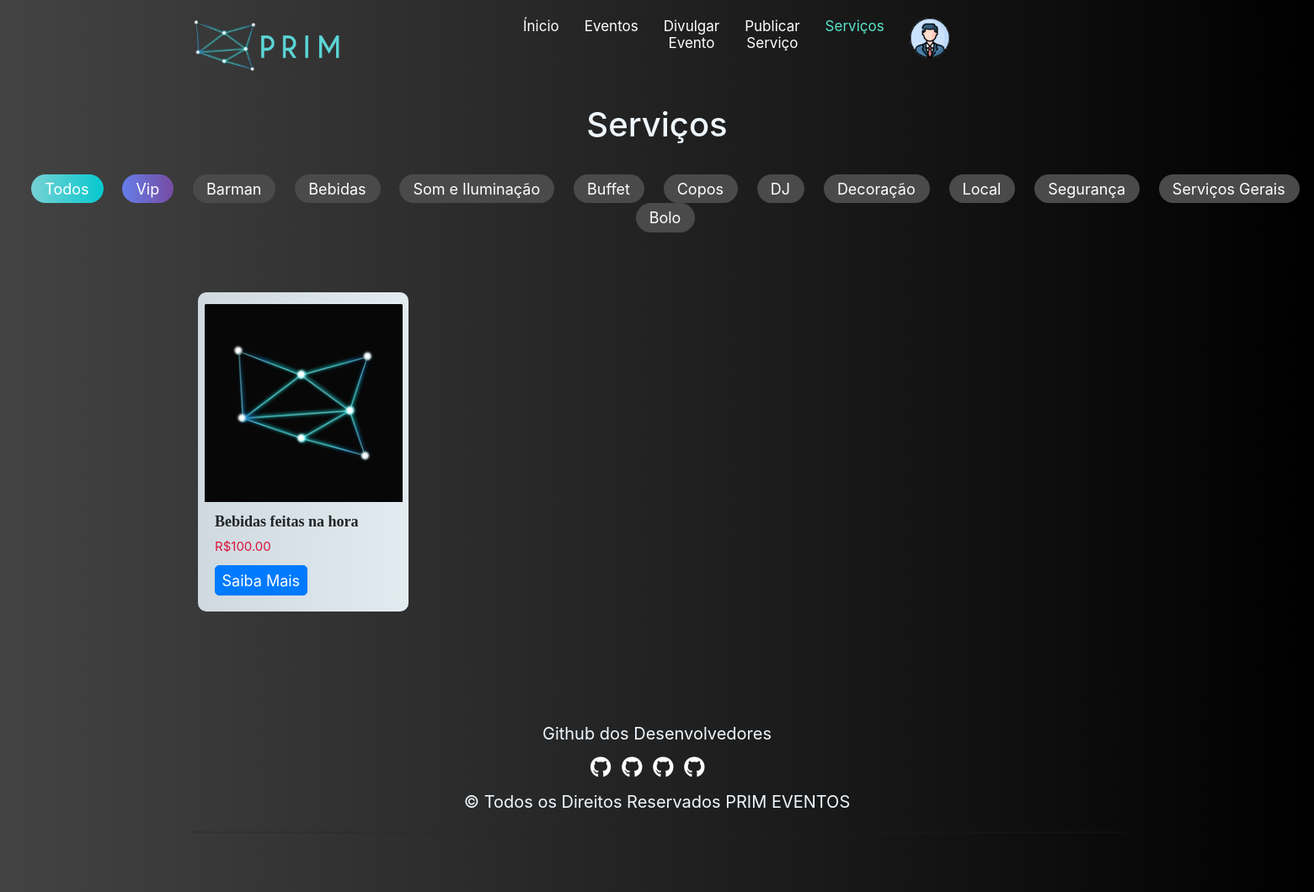
Page /Serviços.php?filtro=2 (signed in) on the committed database.
### tables this page shows
CREATE TABLE IF NOT EXISTS SERVICO(
	ID_SERVICO int NOT NULL AUTO_INCREMENT,
	TITULO_SERVICO varchar(30) NOT NULL,
	DESCRICAO_SERVICO varchar(315),
	LOCALIZACAO_SERVICO char(9) NOT NULL,
	TELEFONE_SERVICO varchar(16) NOT NULL,
	PRECO_SERVICO decimal(7,2) NOT NULL,
	TAXA_SERVICO decimal(5,2) NOT NULL,
	EMAIL_USER varchar(50) NOT NULL,
	ID_CATEGORIA_SERVICO int NOT NULL,
	CONSTRAINT PK_SERVICO PRIMARY KEY (ID_SERVICO),
	CONSTRAINT FK_SERVICO_USUARIO FOREIGN KEY (EMAIL_USER) REFERENCES USUARIO (EMAIL_USER),
	CONSTRAINT FK_SERVICO_CATEGORIA_SERVICO FOREIGN KEY (ID_CATEGORIA_SERVICO) REFERENCES CATEGORIA_SERVICO (ID_CATEGORIA_SERVICO)
)DEFAULT CHARSET=UTF8;

### Serviços.php (the view, shortened to what this page needs)
<?php
include('Backend/conexao.php');
$filtro = isset($_GET['filtro'])?$_GET['filtro']:"";
$SQL = "SELECT TITULO_SERVICO,PRECO_SERVICO,ID_SERVICO FROM SERVICO WHERE ID_CATEGORIA_SERVICO LIKE '$filtro' ORDER BY ID_SERVICO DESC";
$consulta = mysqli_query($conexao, $SQL);
?>
<!DOCTYPE html>
<html lang="en">
<head>
  <link rel="stylesheet" href="style.css">
  <link href="https://cdn.jsdelivr.net/npm/bootstrap@5.0.0/dist/css/bootstrap.min.css" rel="stylesheet">
  <link href="https://cdn.jsdelivr.net/npm/bootstrap@5.0.0-beta3/dist/css/bootstrap.min.css" rel="stylesheet">
  <link href="//maxcdn.bootstrapcdn.com/bootstrap/3.3.0/css/bootstrap.min.css" rel="stylesheet" id="bootstrap-css">
  <link href="//maxcdn.bootstrapcdn.com/bootstrap/4.0.0/css/bootstrap.min.css" rel="stylesheet" id="bootstrap-css">
  <link href="/your-path-to-fontawesome/css/fontawesome.css" rel="stylesheet">
  <link href="/your-path-to-fontawesome/css/brands.css" rel="stylesheet">
  <link href="/your-path-to-fontawesome/css/solid.css" rel="stylesheet">
</head>
<body>
  <div class="container">
    <div class="row">
      <div class="col-4 col-md-2 col-lg-0">
        <img src="Imgs/LogoFULL.png" class="logo">
      </div>
      <div class="col-6 col-md-6 col-sm-6 col-lg-6 menu_area">
        <nav class="navbar navbar-expand-lg ">
          <ul class="navbar-nav me-auto mb-6 mb-lg-0">
            <li class="nav-item">
              <a class="nav-link" href="Prim.php">Ínicio</a>
            </li>
            <li class="nav-item">
              <a class="nav-link" href="Eventos.php">Eventos</a>
            </li>
            <li class="nav-item">
              <a class="nav-link" href="publicarE.php">Divulgar Evento</a>
            </li>
            <li class="nav-item">
              <a class="nav-link" href="publicarS.php">Publicar Serviço</a>
            </li>
            <li class="nav-item">
              <a class="nav-link active" href="Serviços.php">Serviços</a>
            </li>
            <div class="float-right">
              <ul class="navbar-nav align-items-center  ml-auto ml-md-0 ">
                <li class="nav-item dropdown">
                  <a class="nav-link pr-0" href="#" role="button" data-toggle="dropdown" aria-haspopup="true" aria-expanded="false">
                    <div class="media align-items-center">
                      <span class="avatar avatar-sm rounded-circle">
                        <img alt="Image placeholder" src="Imgs/user.png">
                      </span>
                      <div class="media-body  ml-2  d-none d-lg-block">
                      </div>
                    </div>
                  </a>
                </li>
              </ul>
            </div>
      </div>
    </div>
  </div>
  <div>
    <h1 style="font-size:40px;text-align:center;color:aliceblue;"> Serviços
    </h1>
  </div> <br><br>
  <div class="container-fluid">
    <div class="row align-items-start ">
      <div class="text-center">
      <div class="busca" style="margin-bottom:40px;">
        <form method="get">
        <button value="%%" name="filtro" type="submit" style="  margin-top: 0px; background: linear-gradient(90deg, #77d1d4 0%, #05c9cf 100%);" class="btn btn-outline-danger">Todos</button>
        <button value="1" name="filtro" type="submit" style="   background: linear-gradient(90deg, #667EEA 0%, #764BA2 100%);"  class="btn btn-outline-primary"  class="btn btn-outline-danger">Vip</button>
        <button value="2" name="filtro" type="submit" class="btn btn-outline-info">Barman </button>
        <button value="3" name="filtro" type="submit" class="btn btn-outline-info">Bebidas</button>
        <button value="4" name="filtro" type="submit" class="btn btn-outline-info">Som e Iluminação</button>
        <button value="5" name="filtro" type="submit" class="btn btn-outline-info">Buffet</button>
        <button value="6" name="filtro" type="submit" class="btn btn-outline-info">Copos</button>
        <button value="7" name="filtro" type="submit" class="btn btn-outline-info">DJ</button>
        <button value="8" name="filtro" type="submit" class="btn btn-outline-info">Decoração</button>
        <button value="9" name="filtro" type="submit" class="btn btn-outline-info">Local</button>
        <button value="10" name="filtro" type="submit" class="btn btn-outline-info">Segurança</button>
        <button value="11" name="filtro" type="submit" class="btn btn-outline-info">Serviços Gerais</button>
        <button value="12" name="filtro" type="submit" class="btn btn-outline-info">Bolo</button>
        </form>
      </div>
      </div>
    </div>
  </div>
  <br><br>
  <div class="container">
    <div class="row align-items-start">
      <div class="col-12 busca">
      </div>
    </div>
  </div>
  <div class="container">
    <div class="row align-items-start">
      <?php while ($mostraServico = mysqli_fetch_array($consulta)) { ?>
        <div class="card2" style="width: 25rem; margin-bottom:20px; margin-right:7%">
          <img src="Imgs/Card.jpg" class="card-img-top" alt="...">
          <div class="card-body">
            <h5 class="card-title"><Strong> <?php print "$mostraServico[0]"; ?></Strong></h5>
            <p class="card-text">R$<?php print "$mostraServico[1]"; ?></p>
            <form method="post" action="ServicoD.php" >
                <button  value="<?php echo $mostraServico[2]?>" name="servic" type="submit" class="btn btn-primary">Saiba Mais</button>
            </form>
          </div>
        </div>
      <?php } ?>
    </div>
  </div>
  <section id="footer">
    <div class="container">
    <div class="text-center">
      <div class="row">
             <p >Github dos Desenvolvedores</p>
          <ul class="list-unstyled list-inline social text-center">
            <li class="list-inline-item"><a href="https://github.com/RBGoriginal"><i class="fa fa-github"></i></a></li>
            <li class="list-inline-item"><a href="https://github.com/Marcojrr12"><i class="fa fa-github"></i></a></li>
            <li class="list-inline-item"><a href="https://github.com/pedr0santos"><i class="fa fa-github"></i></a></li>
            <li class="list-inline-item"><a href="https://github.com/iagolanaa"><i class="fa fa-github"></i></a></li>
          </ul> <p >© Todos os Direitos Reservados PRIM EVENTOS</p>
        </div>
        <hr>
      </div>
  </section>
</body>
</html>

### style.css (style rules this page uses)
body { background: linear-gradient(90deg, #434343 0%, #202020 100%); }
.menu_area ul li a { color: white; text-decoration: none; font-size: 17px; margin-right: 20px; }
.menu_area { margin-right: 10px; margin-top: 25px; text-align: center; float: right; margin-left: auto; margin-right: auto; }
.logo { max-width: 220px; margin-left: auto; }
.navbar-nav .active { color: rgba(89, 227, 202, 1); }
.busca button { margin-left: 20px; background-color: #4b4a4a; color: white; font-size: 2px; border: none; padding-left: 16px; padding-right: 17px; border-radius: 40px!important ; }
.card2 { margin-top: 20px; margin-left: 25px; padding: 6px; border-radius: 50px; background: linear-gradient(90deg, #CFD9DF 0%, #E2EBF0 100%); }
.card2 h5 { font-size:18px ; }
.card2 p { font-size:15px ; }
.card2 img { margin-top: 30px; }
section { padding: 60px 0; }
#footer { background: linear-gradient(90deg, #434343 0%, #000000 100%) !important; margin-top: 50px; }
#footer a { color: #ffffff; text-decoration: none !important; background-color: transparent; -webkit-text-decoration-skip: objects; }
#footer ul.social li { padding: 3px 0; }
#footer ul.social li a i { margin-right: 5px; font-size:25px; -webkit-transition: .5s all ease; -moz-transition: .5s all ease; transition: .5s all ease; }
#footer ul.social li a, #footer ul.quick-links li a { color:#ffffff; }
.btn-primary { color: #fff; background: linear-gradient(90deg, #00CDAC 0%, #8DDAD5 100%); border-color:linear-gradient(90deg, #00CDAC 0%, #8DDAD5 100%); border-radius: 8px; }
body { background: linear-gradient(90deg, #434343 0%, #000000 100%); }
.card2 { margin-top: 45px; border-radius: 10px; background: linear-gradient(90deg, #CFD9DF 0%, #E2EBF0 100%); }
.card2 img { margin-top: 8px; }
h1 { color: aliceblue; }
p { color: aliceblue; }
.card-text { color: crimson; }
.avatar img { width: 100%; }
img { vertical-align: middle; border-style: none; }
.avatar-sm { font-size: .875rem; width: 36px; height: 36px; }
.avatar { font-size: 1rem; display: inline-flex; width: 48px; height: 48px; color: #fff; border-radius: .375rem; background-color: #adb5bd; align-items: center; justify-content: center; }
span { color: #434343; }
.container-fluid { width: 100%; padding-right: 15px; padding-left: 15px; margin-right: auto; margin-left: auto; }
*, *::before, *::after { -webkit-box-sizing: border-box; box-sizing: border-box; }
div { display: block; }
input, textarea, button { padding: 8px 15px; border-radius: 5px !important; margin: 5px 0px; box-sizing: border-box; border: 1px solid #ccc; font-size: 18px !important; font-weight: 300 }
p { font-size: 20px; }
strong { font-family: Swis721_B; }

### rows in the picture
servico: TITULO_SERVICO "Bebidas feitas na hora", PRECO_SERVICO "100.00", $mostraServico[2] 1 (drawn)
